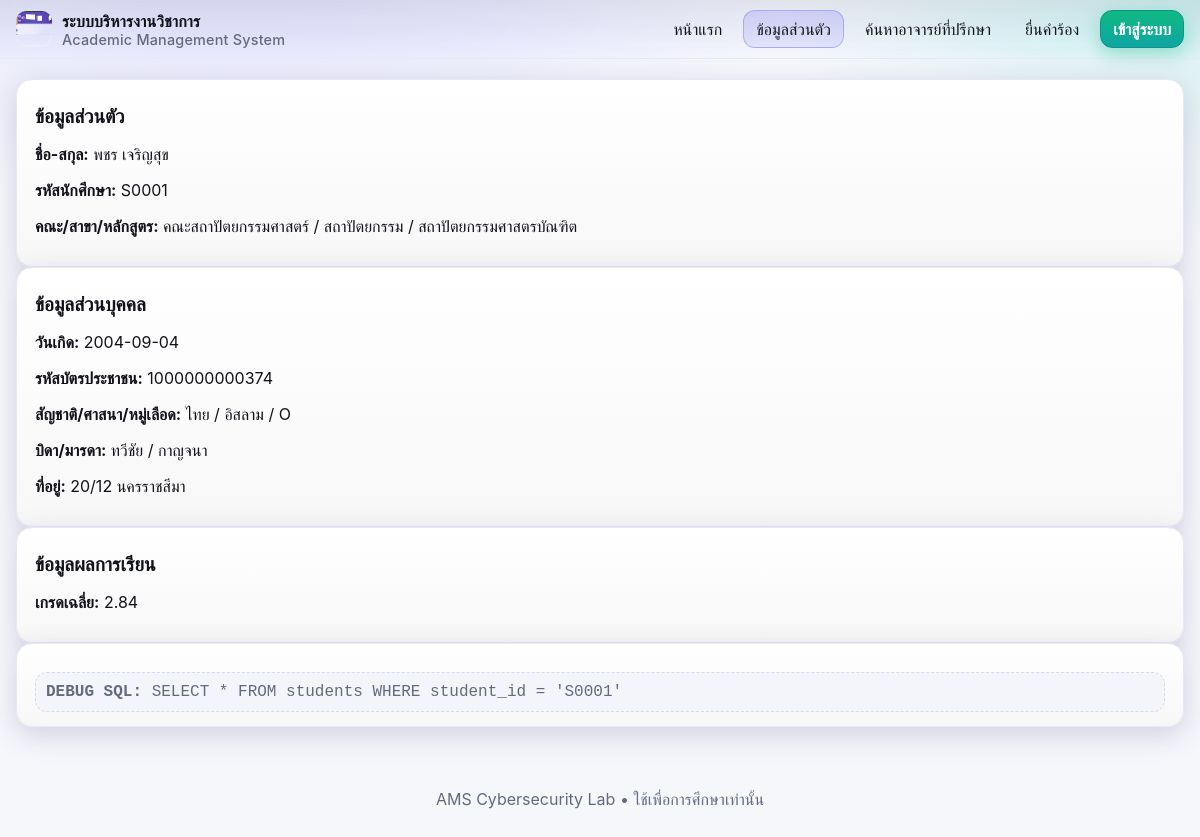
/profile.php?sid=S0001, run on the app's committed database.
### tables this page shows
CREATE TABLE IF NOT EXISTS students (
    id INT AUTO_INCREMENT PRIMARY KEY, 
    student_id VARCHAR(10), 
    fullname VARCHAR(100), 
    faculty VARCHAR(100), 
    major VARCHAR(100), 
    program VARCHAR(100), 
    dob DATE, 
    citizen_id VARCHAR(20), 
    nationality VARCHAR(50), 
    religion VARCHAR(50), 
    blood VARCHAR(5), 
    parent_father VARCHAR(100), 
    parent_mother VARCHAR(100), 
    address VARCHAR(200), 
    gpa DECIMAL(3,2)
);

### src/profile.php (the view)
<?php
require 'db.php'; include '_header.php';
$sid = $_GET['sid'] ?? ($_SESSION['sid'] ?? '');
$sql = "SELECT * FROM students WHERE student_id = '$sid'";
$res = $conn->query($sql);
?>
<div class="card"><h1>ข้อมูลส่วนตัว</h1>
<?php if($res && $res->num_rows): $st=$res->fetch_assoc(); ?>
  <p><b>ชื่อ-สกุล:</b> <?=htmlspecialchars($st['fullname'])?></p>
  <p><b>รหัสนักศึกษา:</b> <?=htmlspecialchars($st['student_id'])?></p>
  <p><b>คณะ/สาขา/หลักสูตร:</b> <?=htmlspecialchars($st['faculty'])?> / <?=htmlspecialchars($st['major'])?> / <?=htmlspecialchars($st['program'])?></p>
</div>
<div class="card"><h1>ข้อมูลส่วนบุคคล</h1>
  <p><b>วันเกิด:</b> <?=htmlspecialchars($st['dob'])?></p>
  <p><b>รหัสบัตรประชาชน:</b> <?=htmlspecialchars($st['citizen_id'])?></p>
  <p><b>สัญชาติ/ศาสนา/หมู่เลือด:</b> <?=htmlspecialchars($st['nationality'])?> / <?=htmlspecialchars($st['religion'])?> / <?=htmlspecialchars($st['blood'])?></p>
  <p><b>บิดา/มารดา:</b> <?=htmlspecialchars($st['parent_father'])?> / <?=htmlspecialchars($st['parent_mother'])?></p>
  <p><b>ที่อยู่:</b> <?=htmlspecialchars($st['address'])?></p>
</div>
<div class="card"><h1>ข้อมูลผลการเรียน</h1>
  <p><b>เกรดเฉลี่ย:</b> <?=htmlspecialchars($st['gpa'])?></p>
</div>
<div class="card"><div class="debug"><b>DEBUG SQL:</b> <?=htmlspecialchars($sql)?></div></div>
<?php else: ?>
  <p class="notice">ไม่พบนักเรียน SID นี้</p>
<?php endif; ?>
<?php include '_footer.php'; ?>

### src/assets/style.css (style rules this page uses)
:root { --bg:#f6f7fb; --surface:#ffffff; --text:#12131a; --muted:#636a80; --border:#e6e8f5; --border-strong:#d6d8ee; --primary:#5c54ff; --primary-2:#8a7bff; --primary-3:#6b63ff; --accent:#00bfa6; --warn:#ffcc00; --danger:#ff5570; --ok:#22c55e; --ring: rgba(92,84,255,.35); --radius:16px; --shadow:0 8px 28px rgba(45,35,105,.18); --shadow-2:0 2px 10px rgba(24,21,72,.12); }
html,body { height:100% }
body { margin:0; font-family: Inter, ui-sans-serif, system-ui, -apple-system, Segoe UI, Roboto, Ubuntu, Cantarell, "Noto Sans", Arial; color:var(--text); background: var(--bg); background-image: radial-gradient(1000px 500px at 20% -10%, rgba(92,84,255,.15), transparent 60%), radial-gradient(700px 400px at 100% 0%, rgba(0,191,166,.12), transparent 60%); background-repeat:no-repeat; }
.card { background: var(--surface); border:1px solid var(--border); border-radius:var(--radius); box-shadow:var(--shadow); padding:18px 18px 14px; }
.card h1,.card h2 { margin:6px 0 12px }
.card h1 { font-size:1.2rem }
.debug { margin-top:10px; background:#f4f5fb; border:1px dashed var(--border-strong); border-radius:12px; padding:10px; color:var(--muted); font-family: ui-monospace, SFMono-Regular, Menlo, Consolas, "Liberation Mono", monospace; overflow:auto; }

### data on the page
students: fullname "พชร เจริญสุข", student "S0001", faculty "คณะสถาปัตยกรรมศาสตร์", major "สถาปัตยกรรม", program "สถาปัตยกรรมศาสตรบัณฑิต", dob "2004-09-04", citizen "1000000000374", nationality "ไทย", religion "อิสลาม", blood "O", parent_father "ทวีชัย", parent_mother "กาญจนา", address "20/12 นครราชสีมา", gpa "2.84"

### other printed values
$sql "SELECT * FROM students WHERE student_id = 'S0001'"
